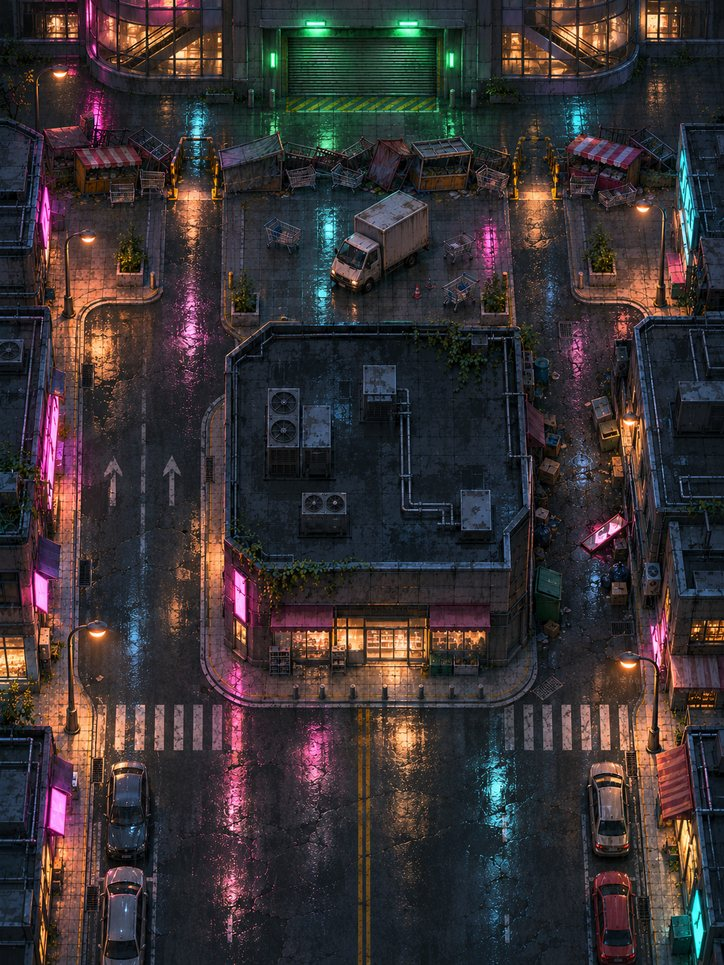
#> input picture deadroute/img/zone2.jpg, 724 x 965 px
$ python cutout.py ../../../deadroute/img/zone2.jpg ../../../deadroute/img/run_leo.png
#> lines starting #> are read from the running program, lines starting #| are printed output that depends on the picture; after the words box and inside, x2 and y2 are one past the last pixel; in counts of white or black regions, pixels touching at a corner belong together
#!/usr/bin/env python3
"""배경 지우기: 단색 배경(흰색·회색·검정 상관없음) 위 그림을 투명 PNG로.
  python3 tools/cutout.py 입력.png 출력.png [x y w h]
가장자리와 이어진 배경만 지우므로 그림 안쪽의 어두운 부분은 남는다. 빛 번짐은 반투명으로 살린다."""
import sys, numpy as np
from PIL import Image
from scipy import ndimage
def cutout(im, box=None, thr=26, soft=70, pad=6, holes=False):
#> called with thr = 26, soft = 70, pad = 6, holes = False
    if box: x, y, w, h = box; im = im.crop((x, y, x + w, y + h))
    a = np.array(im.convert('RGB')).astype(float)
    edge = np.concatenate([a[0], a[-1], a[:, 0], a[:, -1]]); bg = np.median(edge, 0)
#> after `bg = np.median(edge, 0)`: bg = [27, 33, 40]
    d = np.sqrt(((a - bg) ** 2).sum(2))
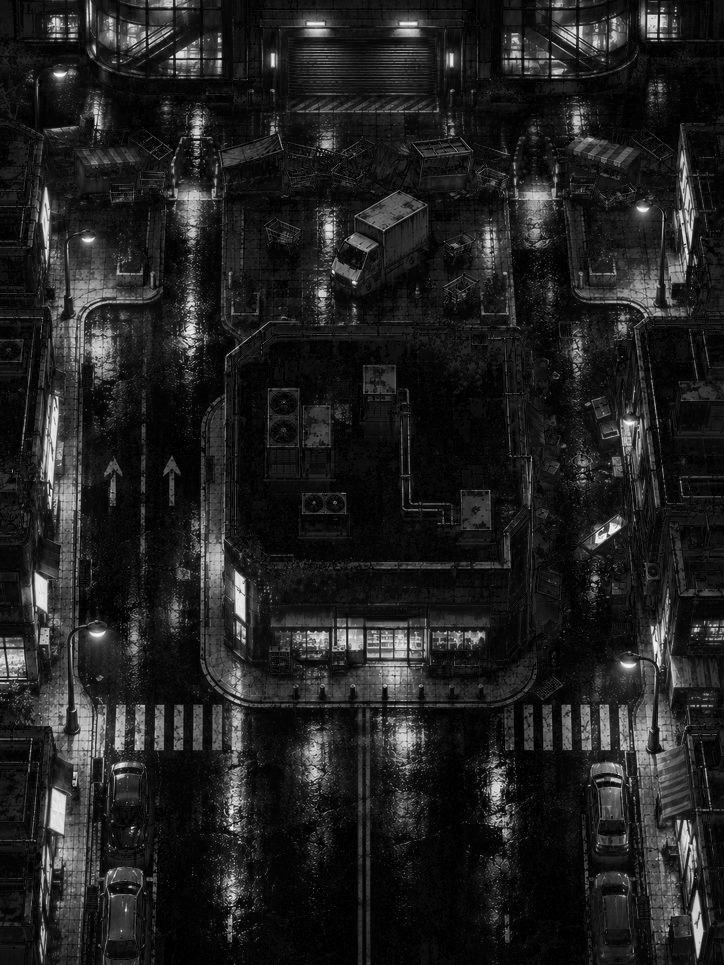
#> d: shape (965, 724) float64; min 1, max 383.5, mean 51.1; drawn with min black and max white
    near = d < thr
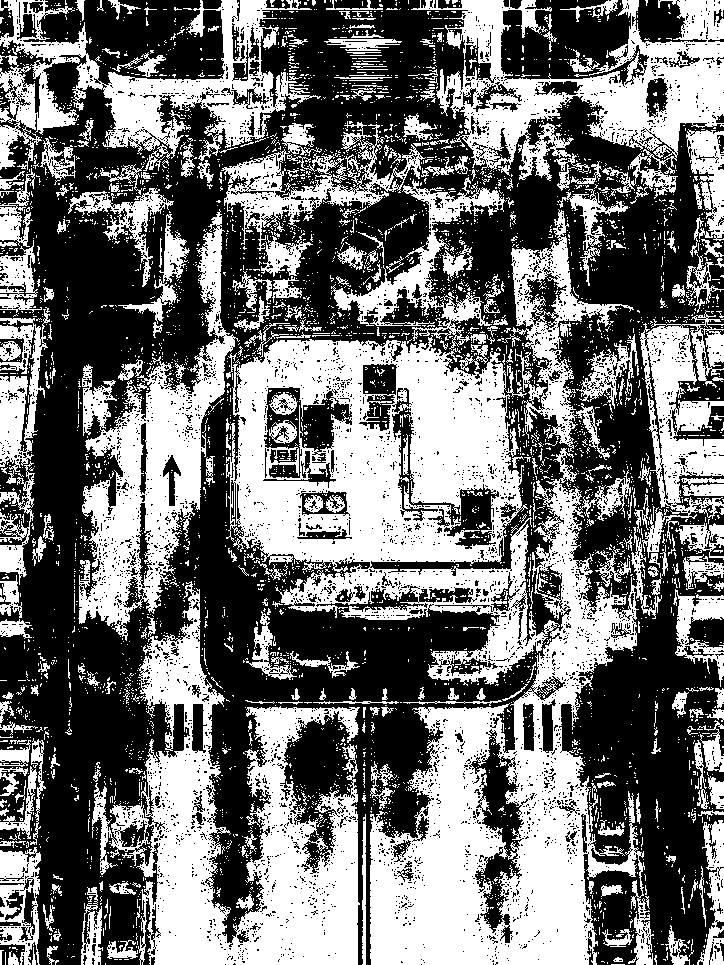
#> near: shape (965, 724) bool; 44.6% white; 4526 white regions (4187 under 20 px), largest, box (x1, y1, x2, y2) and area: (226, 335, 662, 965) 108635, (92, 581, 360, 965) 40348, (411, 0, 724, 199) 23571
    lab, _ = ndimage.label(near); border = set(np.unique(np.concatenate([lab[0], lab[-1], lab[:, 0], lab[:, -1]]))) - {0}
#> after `lab, _ = ndimage.label(near)`:
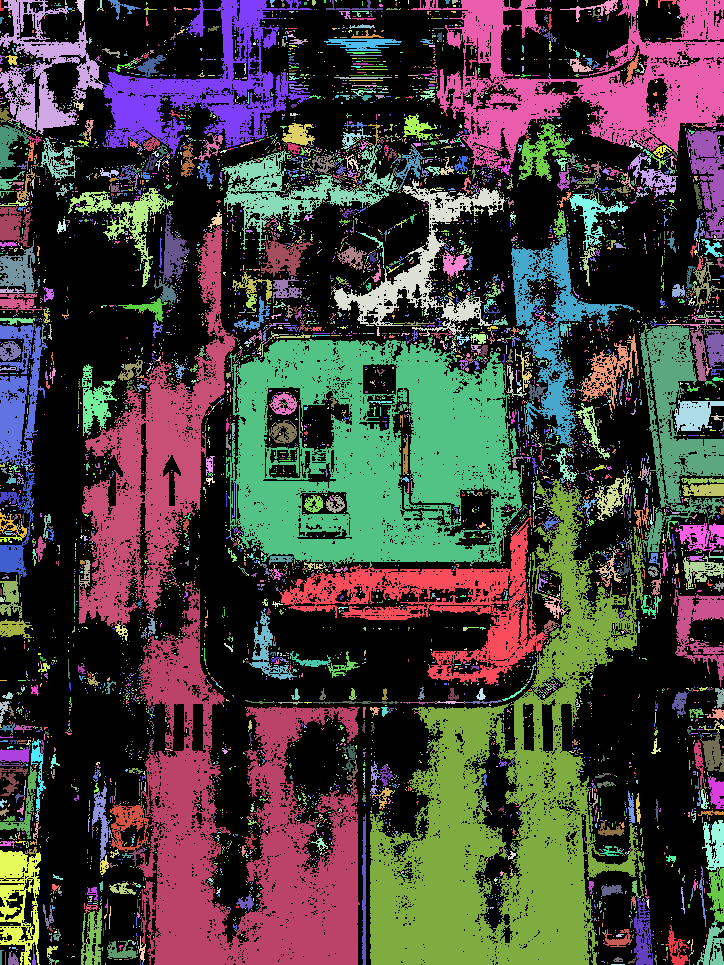
#> lab: shape (965, 724) int32; 8690 distinct labels, from 0 to 8689; one colour per label, 0 black
#> after `border = set(np.unique(np.concatenate([lab[0], lab[-1], lab[:, 0], lab`: border = 149 items
    bgmask = np.isin(lab, list(border))
#> bgmask: shape (965, 724) bool; 22.9% white; 123 white regions (63 under 20 px), largest, box (x1, y1, x2, y2) and area: (370, 479, 645, 965) 49770, (137, 581, 360, 965) 37732, (411, 0, 724, 169) 20672
    if holes:  # 안쪽에 갇힌 배경색 구멍도 지움(배경색이 그림에 안 쓰이는 적·소용돌이용)
        sizes = ndimage.sum(near, lab, range(lab.max() + 1)); big = np.where(sizes > 60)[0]; bgmask |= np.isin(lab, big[big > 0])
    bgmask = ndimage.binary_opening(bgmask, iterations=1)
#> bgmask: shape (965, 724) bool; 20.9% white; 373 white regions (213 under 20 px), largest, box (x1, y1, x2, y2) and area: (370, 480, 637, 965) 45000, (141, 607, 360, 965) 34113, (570, 21, 724, 152) 9531
    alpha = np.ones(d.shape)
    # 배경 근처의 빛 번짐은 거리만큼 반투명
    far = ndimage.distance_transform_edt(bgmask)
    band = ndimage.distance_transform_edt(~bgmask) <= 5
#> band: shape (965, 724) bool; 34.9% white; 19 white regions, largest, box (x1, y1, x2, y2) and area: (135, 310, 724, 965) 149739, (414, 0, 724, 310) 36858, (0, 0, 312, 195) 28627
    glowzone = (~bgmask) & (d < soft) & band
#> glowzone: shape (965, 724) bool; 11.8% white; 1901 white regions (1745 under 20 px), largest, box (x1, y1, x2, y2) and area: (0, 0, 312, 195) 10667, (414, 0, 649, 174) 7357, (527, 475, 648, 725) 5305
    alpha[bgmask] = 0
    ring = (~bgmask) & (ndimage.distance_transform_edt(~bgmask) <= 2)
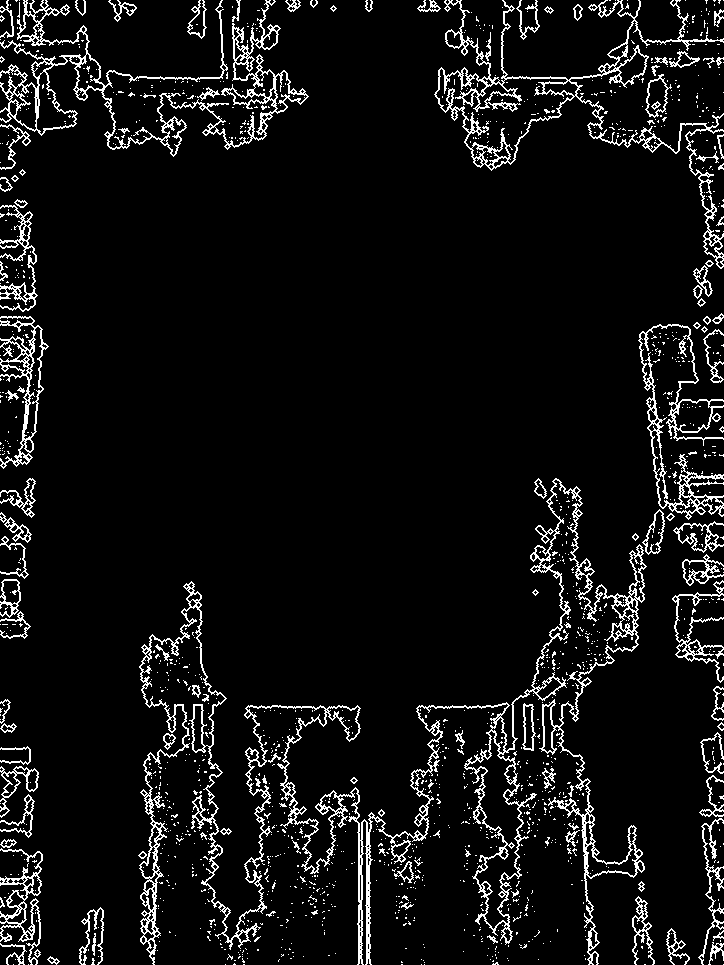
#> ring: shape (965, 724) bool; 7.1% white in thin lines or dots
    alpha[ring | glowzone] = np.clip((d[ring | glowzone] - thr * .5) / (soft - thr * .5), 0, 1)
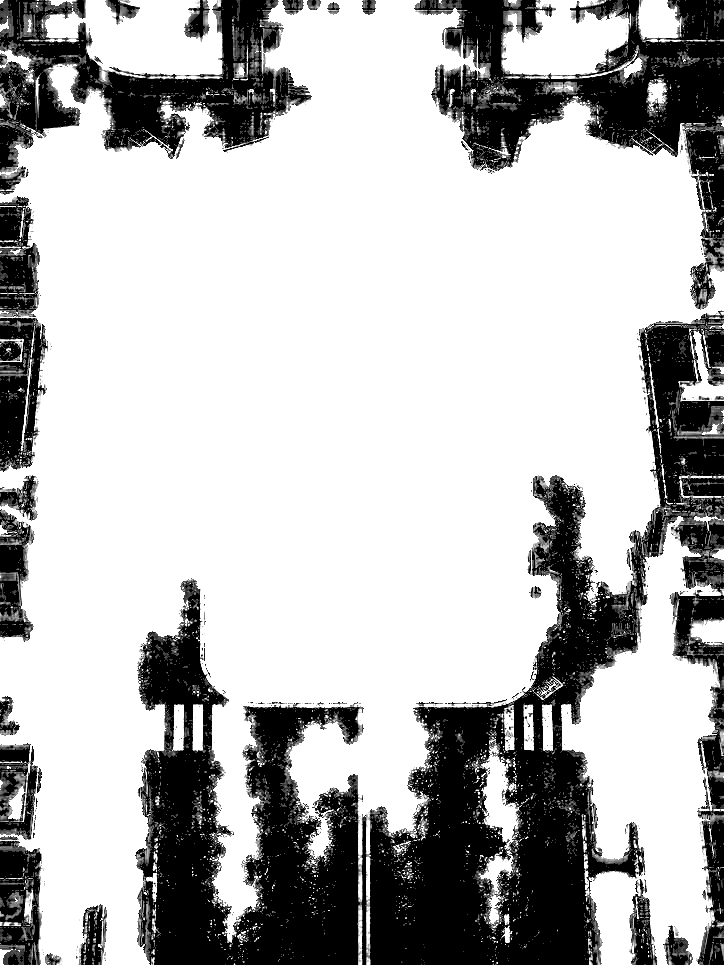
#> alpha: shape (965, 724) float64; min 0, max 1, mean 0.717
    alpha[(~bgmask) & ~(ring | glowzone)] = 1
    am = np.maximum(alpha, 1e-3)[..., None]
    rgb = np.clip((a - bg * (1 - am)) / am, 0, 255)
    out = np.dstack([rgb, alpha * 255]).astype(np.uint8)
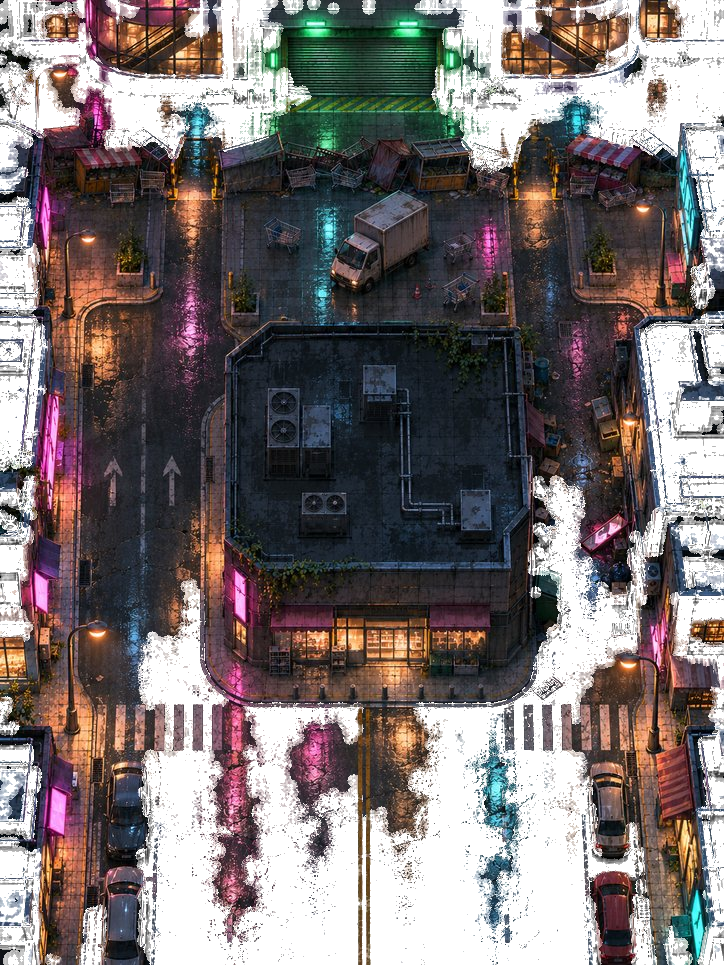
#> out: shape (965, 724, 4); mean R, G, B, A 83.8, 71.2, 68, 182.9; transparent parts drawn white
    img = Image.fromarray(out, 'RGBA'); bb = img.getbbox()
#> after `bb = img.getbbox()`: bb = (0, 0, 724, 965)
    if bb: img = img.crop((max(0, bb[0] - pad), max(0, bb[1] - pad), min(img.width, bb[2] + pad), min(img.height, bb[3] + pad)))
    return img
if __name__ == '__main__':
    src, dst = sys.argv[1], sys.argv[2]; holes = '--holes' in sys.argv; sys.argv = [a for a in sys.argv if a != '--holes']; box = tuple(map(int, sys.argv[3:7])) if len(sys.argv) >= 7 else None
    cutout(Image.open(src), box, holes=holes).save(dst); print('saved', dst)
